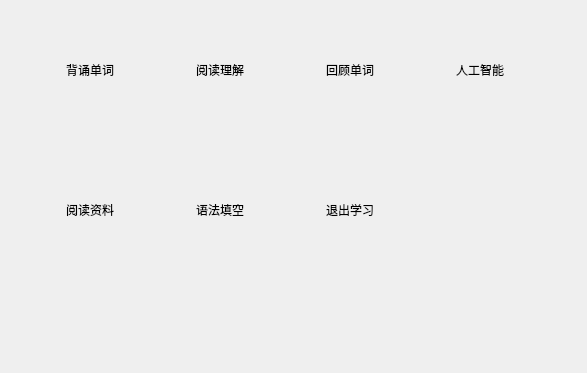
<?xml version="1.0" encoding="UTF-8"?>
<ui version="4.0">
 <class>maintool</class>
 <widget class="QWidget" name="maintool">
  <property name="geometry">
   <rect>
    <x>0</x>
    <y>0</y>
    <width>587</width>
    <height>373</height>
   </rect>
  </property>
  <property name="windowTitle">
   <string>Form</string>
  </property>
  <widget class="QPushButton" name="reviewFailWordsButton">
   <property name="geometry">
    <rect>
     <x>290</x>
     <y>10</y>
     <width>120</width>
     <height>120</height>
    </rect>
   </property>
   <property name="styleSheet">
    <string notr="true">border-image: url(:/image/PNG99.png);

border: none;</string>
   </property>
   <property name="text">
    <string>回顾单词</string>
   </property>
  </widget>
  <widget class="QPushButton" name="pushButton">
   <property name="geometry">
    <rect>
     <x>30</x>
     <y>10</y>
     <width>120</width>
     <height>120</height>
    </rect>
   </property>
   <property name="styleSheet">
    <string notr="true">image: url(:/image/PNG101.png);
border: none;</string>
   </property>
   <property name="text">
    <string>背诵单词</string>
   </property>
  </widget>
  <widget class="QPushButton" name="translationButton">
   <property name="geometry">
    <rect>
     <x>420</x>
     <y>10</y>
     <width>120</width>
     <height>120</height>
    </rect>
   </property>
   <property name="styleSheet">
    <string notr="true">image: url(:/image/PNG100.png);
border: none;</string>
   </property>
   <property name="text">
    <string>人工智能</string>
   </property>
  </widget>
  <widget class="QPushButton" name="readingcompreButton">
   <property name="geometry">
    <rect>
     <x>160</x>
     <y>10</y>
     <width>120</width>
     <height>120</height>
    </rect>
   </property>
   <property name="styleSheet">
    <string notr="true">image: url(:/image/PNG110.png);
border: none;</string>
   </property>
   <property name="text">
    <string>阅读理解</string>
   </property>
  </widget>
  <widget class="QPushButton" name="pushButton_2">
   <property name="geometry">
    <rect>
     <x>290</x>
     <y>150</y>
     <width>120</width>
     <height>120</height>
    </rect>
   </property>
   <property name="styleSheet">
    <string notr="true">image: url(:/image/PNG112.png);
border: none;</string>
   </property>
   <property name="text">
    <string>退出学习</string>
   </property>
  </widget>
  <widget class="QPushButton" name="pushButton_news">
   <property name="geometry">
    <rect>
     <x>30</x>
     <y>150</y>
     <width>120</width>
     <height>120</height>
    </rect>
   </property>
   <property name="styleSheet">
    <string notr="true">image: url(:/image/PNG108.png);border: none;</string>
   </property>
   <property name="text">
    <string>阅读资料</string>
   </property>
  </widget>
  <widget class="QPushButton" name="pushButton_gram">
   <property name="geometry">
    <rect>
     <x>160</x>
     <y>150</y>
     <width>120</width>
     <height>120</height>
    </rect>
   </property>
   <property name="styleSheet">
    <string notr="true">image: url(:/image/PNG103.png);
border: none;</string>
   </property>
   <property name="text">
    <string>语法填空</string>
   </property>
  </widget>
 </widget>
 <resources/>
 <connections/>
</ui>
